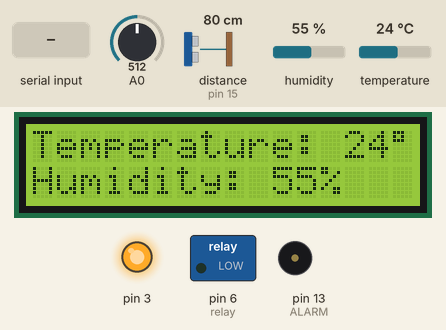
Simulated run of this sketch. Board: Arduino Uno, built with avr-gcc and run on an emulated ATmega328P. Shown: 16×2 character LCD, switched loads named in the sketch (green lamp = pin HIGH), output pins drawn as LEDs (lit = HIGH), buzzer (waves = sounding). Wiring (inferred from the names in the program): ultrasonic range finder: trigger pin 16; echo pin 15. The test bench sets the inputs (shaded band); at power-on: temperature 24 °C, distance to the obstacle (sensor on pin 15) 80 cm, A0 = 512, humidity 55 %. The echo pulse lasts 58.3 µs per cm; pins used as bus, display or sensor lines are not drawn; what the sketch prints to the serial monitor is not drawn.

Above: at 1.2 s.
1.3 s: temperature set to 11 °C
At 3.3 s:
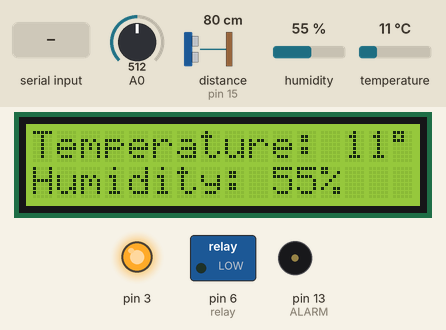
3.6 s: temperature set to 8 °C
At 5.3 s:
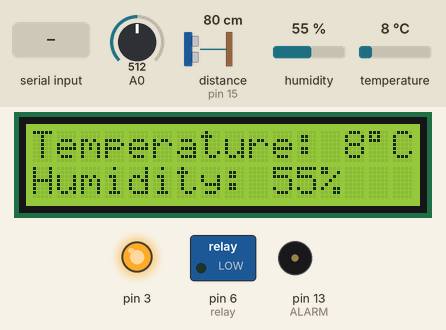
5.6 s: distance to the obstacle (sensor on pin 15) set to 13 cm
9.4 s: distance to the obstacle (sensor on pin 15) set to 10 cm
At 12.8 s:
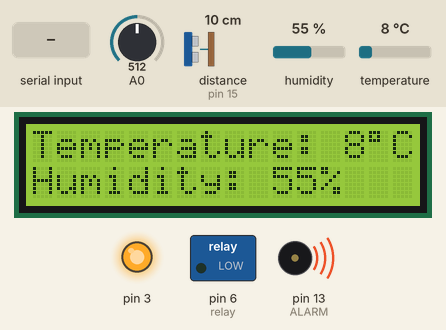
13.8 s: "1" received over the second serial link
At 14.8 s:
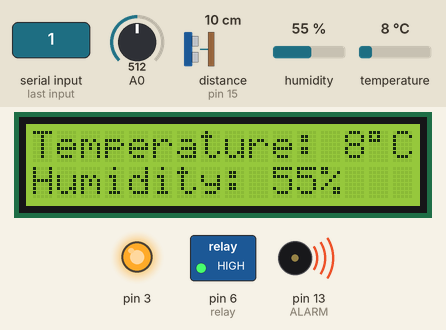
15.9 s: distance to the obstacle (sensor on pin 15) set to 18 cm
At 16.8 s:
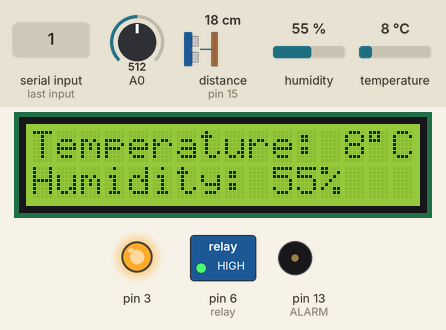
Timing chart, 0 to 18.9 s (numbered marks = the images above; inputs shaded):
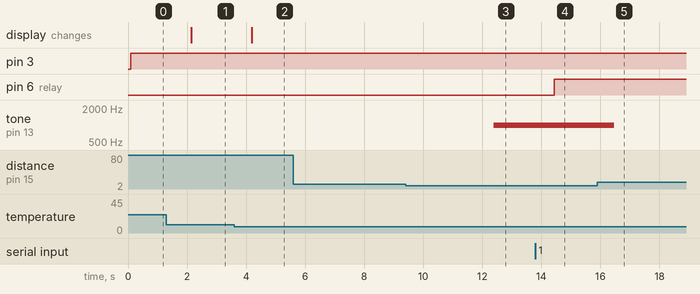

The sketch:

arduinoSW_hitthehitter_5.ino
```cpp
#include <DHT.h>
#include <DHT_U.h>
#include <LiquidCrystal.h>
#include <SoftwareSerial.h> //시리얼통신 라이브러리 호출
SoftwareSerial btSerial(5,4);  //PX,TX시리얼 통신을 위한 객체선언
LiquidCrystal lcd(7,8,9,10,11,12);
String myString="";

#define DHT11_PIN 2
int Sensor_pin = 2;
DHT my_sensor(Sensor_pin,DHT11);

float value=0;
float voltage=0;
float dustDensity=0;

int Echo_Pin=15;
int Trig_Pin=16;
int ALARM=13;
int cnt=0;

int relay=6;
byte buffer[3];

void setup(){
  lcd.begin(16,2); //lcd
  Serial.begin(9600);
  btSerial.begin(9600); //블루투스 시리얼
  my_sensor.begin();

  pinMode(3,OUTPUT); //미세먼지 센서
  pinMode(A0,INPUT);

  pinMode(Echo_Pin,INPUT); //초음파센서
  pinMode(Trig_Pin,OUTPUT);

  pinMode(relay,OUTPUT); //릴레이모듈

}

void loop(){
  char data=btSerial.read();
    if (Serial.available()) {
    btSerial.write(Serial.read());
  }
  if (btSerial.available()) {
    char myChar=(char)btSerial.read();
    myString+=myChar;
    delay(5);
  }


  int temp= my_sensor.readTemperature();
  int humi=my_sensor.readHumidity();
  Serial.print("Temperature: ");
  Serial.print(temp);
  Serial.print(" ℃");
  Serial.print("  Humidity: ");
  Serial.print(humi);
  Serial.println(" %");

  lcd.setCursor(0,0);
  lcd.print("Temperature: ");
  lcd.print(temp);
  lcd.print((char)223);
  lcd.print("C");
  lcd.setCursor(0,1);
  lcd.print("Humidity: ");
  lcd.print(humi);
  lcd.print("%");

  digitalWrite(3,LOW);
  delayMicroseconds(10);
  value=analogRead(A0);
  delayMicroseconds(10);
  digitalWrite(3,HIGH);
  delayMicroseconds(10);

  voltage=value*(5.0/1024.0);
  dustDensity=voltage/0.005;
  Serial.print("Dust Density : ");
  Serial.print(dustDensity);
  Serial.println(" ㎍/㎥");

  long duration,distance;
  digitalWrite(Trig_Pin,HIGH);
  delayMicroseconds(10);
  digitalWrite(Trig_Pin,LOW);
  duration=pulseIn(Echo_Pin,HIGH);

  distance=((float)(340*duration)/10000)/2;

  Serial.print("Distance: ");
  Serial.print(distance);
  Serial.println(" cm");

  if(distance<=10){
    cnt++;
    if(cnt>=2){
    tone(ALARM,1000);
  }
  }
  else{
    noTone(ALARM);
    cnt=0;
  }

  if(data=='1'){ //앱인벤터에서 1을 받아오면 전원 ON
    digitalWrite(relay,HIGH);
    delayMicroseconds(10);
  }
   if(data=='0'){ //앱인벤터에서 0을 받아오면 전원 OFF
    digitalWrite(relay,LOW);
    delayMicroseconds(10);
  }

 buffer[0]=(byte)temp;
 buffer[1]=(byte)humi;
 buffer[2]=(byte)dustDensity;
 btSerial.write(buffer,3);
 delay(2000);
}
```

Measured:
- the behaviour switches between 10 and 9 °C on temperature (found by bisection; images 1 and 2)
- the behaviour switches between 12 and 11 cm on distance to the obstacle (sensor on pin 15) (found by bisection; images 2 and 3)
- after the input at 1.3 s, the display: changes after 0.84 s (image 1)
- after the input at 3.6 s, the display: changes after 0.59 s (image 2)
- after the input at 9.4 s, tone on pin 13 (ALARM): silent → 1000 Hz after 3.0 s
- after the input at 13.8 s, pin 6 (relay): LOW → HIGH after 0.63 s
- after the input at 15.9 s, tone on pin 13 (ALARM): 1000 Hz → silent after 0.58 s
